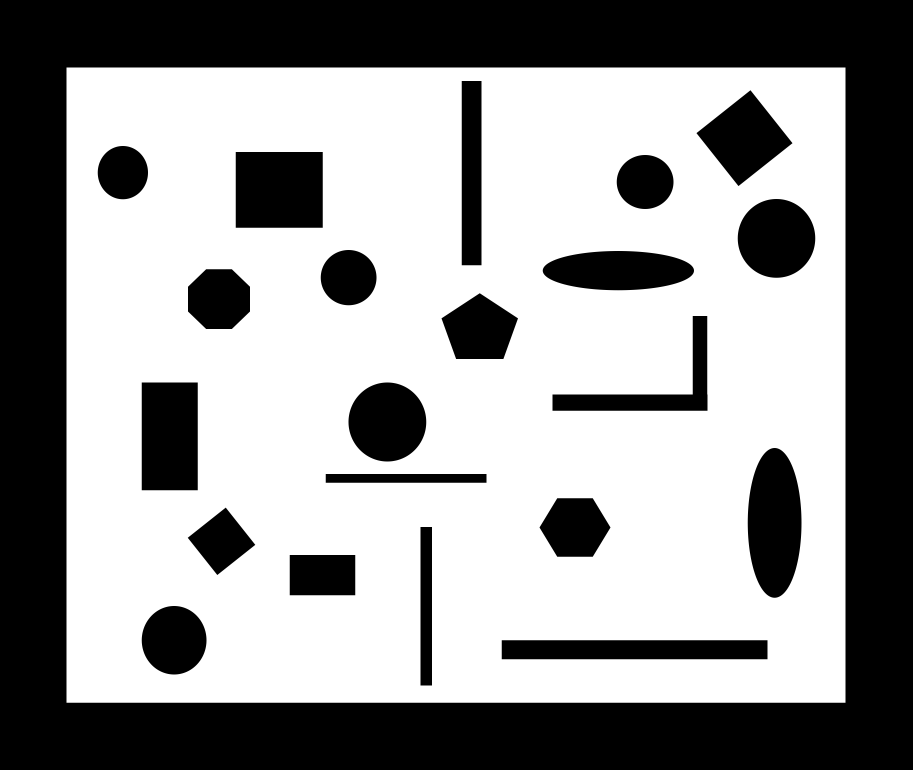
#> input picture map/environment2.png, 3651 x 3080 px (shown at 1/4 size)
$ python DrawWaypoint.py
#> lines starting #> are read from the running program, lines starting #| are printed output that depends on the picture
from PIL import Image
import matplotlib.pyplot as plt


def draw(waypoint_x: list, waypoint_y: list, waypoint_color: str,
         breakpoint_x: list, breakpoint_y: list, breakpoint_color: str,
         map: str, output: str) -> None:
#> called with waypoint_color = 'red', breakpoint_color = 'green', map = '../map/environment2.png', output = '../PathPlanning.png'
    image = Image.open(map)
#> image is the input picture: PIL image 3651x3080 RGB; min 0, max 255, mean 151.1

    plt.imshow(image, cmap='gray')
    plt.plot(waypoint_x, waypoint_y, color=waypoint_color)
    plt.scatter(breakpoint_x, breakpoint_y, color=breakpoint_color, marker='o', s=5)
    plt.axis('equal')
    plt.savefig(output)
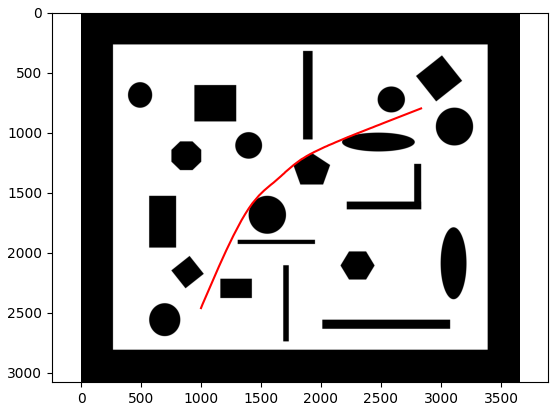
#> figure drawn by matplotlib, 1 panel
    plt.close()


def main() -> None:
    map_directory = 'map'
    map = f'../{map_directory}/environment2.png'

    waypoint = [(1000, 2462), (1012, 2432), (1025, 2402), (1038, 2373), (1050, 2343), (1063, 2314), (1075, 2285),
               (1088, 2256), (1101, 2227), (1113, 2198), (1126, 2170), (1138, 2142), (1150, 2114), (1163, 2086),
               (1175, 2059), (1187, 2032), (1199, 2006), (1211, 1980), (1223, 1955), (1235, 1929), (1247, 1905),
               (1259, 1881), (1270, 1858), (1282, 1835), (1293, 1813), (1304, 1791), (1315, 1770), (1326, 1750),
               (1337, 1731), (1348, 1712), (1358, 1694), (1369, 1677), (1379, 1661), (1389, 1645), (1399, 1630),
               (1409, 1616), (1419, 1602), (1428, 1589), (1438, 1577), (1447, 1566), (1457, 1554), (1466, 1544),
               (1475, 1534), (1483, 1524), (1492, 1515), (1501, 1506), (1509, 1498), (1518, 1490), (1526, 1482),
               (1534, 1475), (1542, 1467), (1550, 1460), (1558, 1454), (1566, 1447), (1574, 1441), (1581, 1435),
               (1589, 1429), (1596, 1423), (1604, 1417), (1611, 1411), (1618, 1405), (1625, 1399), (1632, 1392),
               (1639, 1386), (1646, 1380), (1653, 1374), (1660, 1368), (1667, 1362), (1674, 1355), (1681, 1349),
               (1688, 1343), (1695, 1337), (1701, 1330), (1708, 1324), (1715, 1318), (1722, 1312), (1730, 1305),
               (1737, 1299), (1744, 1293), (1751, 1287), (1759, 1280), (1766, 1274), (1774, 1268), (1782, 1262),
               (1790, 1256), (1798, 1249), (1806, 1243), (1815, 1237), (1824, 1231), (1832, 1225), (1841, 1219),
               (1851, 1214), (1860, 1208), (1870, 1202), (1879, 1196), (1889, 1191), (1899, 1185), (1909, 1179),
               (1920, 1174), (1930, 1169), (1940, 1163), (1951, 1158), (1961, 1153), (1971, 1148), (1982, 1143),
               (1992, 1138), (2002, 1133), (2012, 1128), (2022, 1124), (2032, 1119), (2042, 1115), (2052, 1111),
               (2061, 1106), (2071, 1102), (2080, 1098), (2089, 1095), (2098, 1091), (2106, 1087), (2114, 1084),
               (2122, 1080), (2130, 1077), (2137, 1074), (2144, 1071), (2151, 1068), (2157, 1066), (2163, 1063),
               (2169, 1060), (2175, 1058), (2181, 1056), (2187, 1053), (2193, 1051), (2198, 1048), (2204, 1046),
               (2209, 1044), (2215, 1041), (2221, 1039), (2227, 1036), (2233, 1034), (2239, 1031), (2246, 1029),
               (2253, 1026), (2259, 1023), (2267, 1020), (2274, 1017), (2282, 1014), (2291, 1011), (2299, 1007),
               (2308, 1004), (2318, 1000), (2328, 996), (2339, 992), (2350, 987), (2362, 983), (2374, 978), (2387, 973),
               (2400, 968), (2414, 962), (2428, 957), (2442, 951), (2457, 945), (2473, 939), (2489, 933), (2505, 926),
               (2521, 920), (2538, 913), (2555, 907), (2572, 900), (2590, 893), (2608, 886), (2626, 879), (2644, 872),
               (2662, 865), (2681, 857), (2700, 850), (2719, 843), (2738, 835), (2757, 828), (2776, 820), (2795, 813),
               (2814, 805), (2834, 798), ]
    waypoint_x = [x for x, y in waypoint]
    waypoint_y = [y for x, y in waypoint]

    breakpoint = []
    breakpoint_x = [x for x, y in breakpoint]
    breakpoint_y = [y for x, y in breakpoint]

    draw(waypoint_x, waypoint_y, 'red',
         breakpoint_x, breakpoint_y, 'green',
         map, '../PathPlanning.png')

    print(f'Done.')


if __name__ == "__main__":
    main()

$ run again, with map/environment1.png copied over map/environment2.png
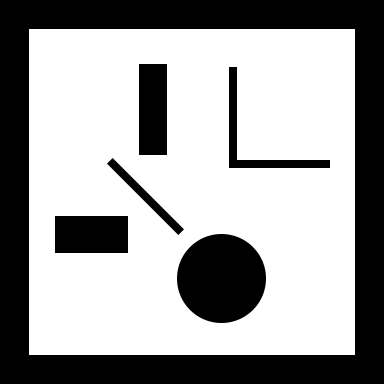
#> input picture map/environment1.png, 384 x 384 px
#> in draw, image is the input picture: PIL image 384x384 RGB; min 0, max 255, mean 159.9
#> in draw, `plt.savefig(output)`:
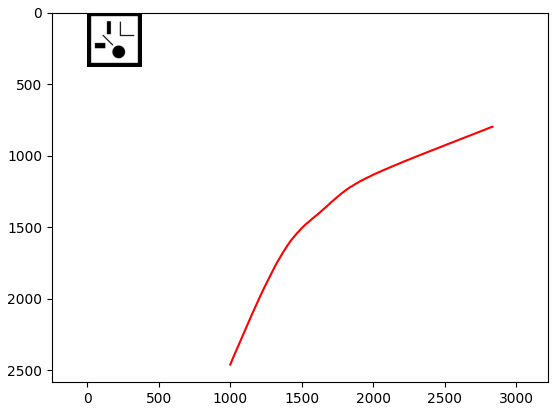
#> figure drawn by matplotlib, 1 panel

$ run again, with map/scenario1.png copied over map/environment2.png
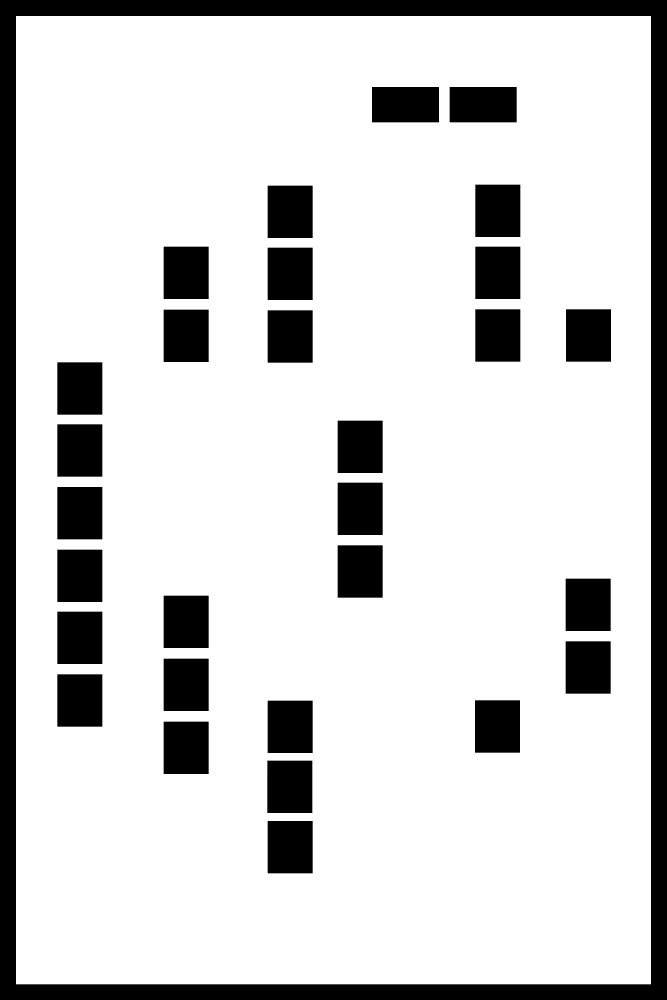
#> input picture map/scenario1.png, 2000 x 3000 px (shown at 1/3 size)
#> in draw, image is the input picture: PIL image 2000x3000 RGB; min 0, max 255, mean 209.1
#> in draw, `plt.savefig(output)`:
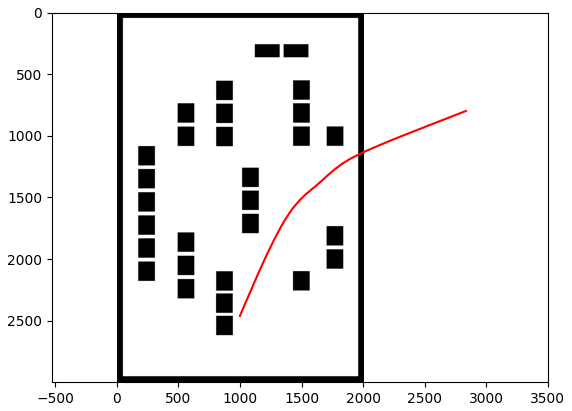
#> figure drawn by matplotlib, 1 panel

$ run again, with map/scenario2.png copied over map/environment2.png
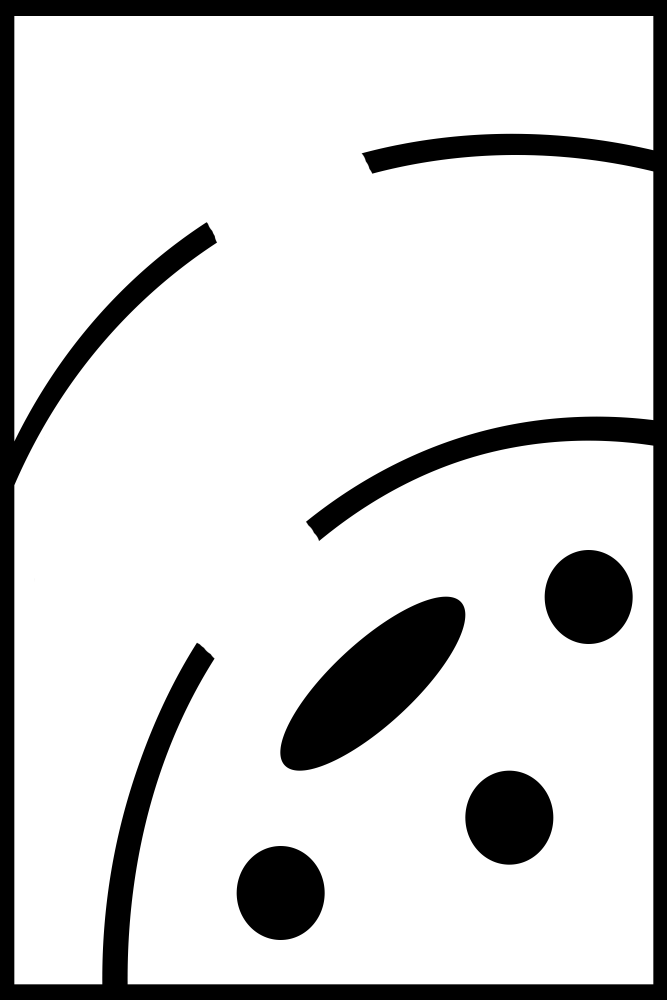
#> input picture map/scenario2.png, 2000 x 3000 px (shown at 1/3 size)
#> in draw, image is the input picture: PIL image 2000x3000 RGB; min 0, max 255, mean 212.1
#> in draw, `plt.savefig(output)`:
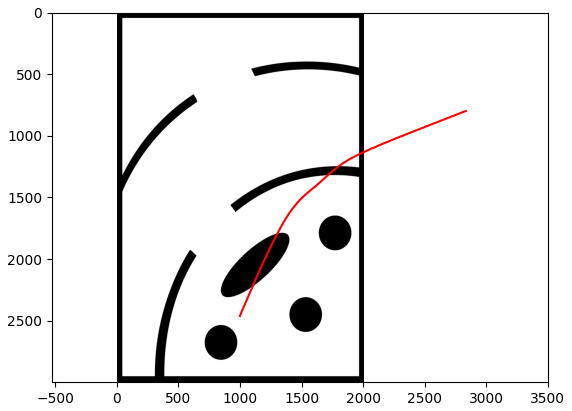
#> figure drawn by matplotlib, 1 panel
